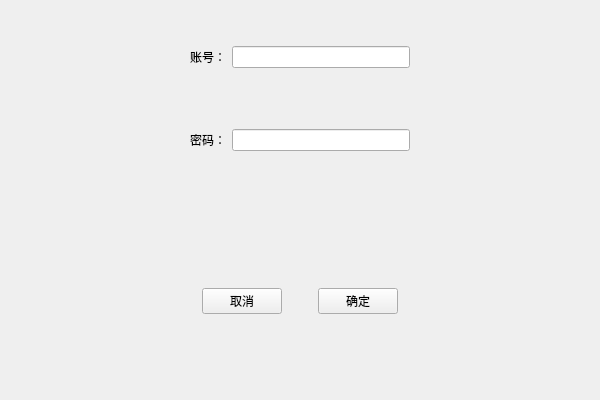
<?xml version="1.0" encoding="UTF-8"?>
<ui version="4.0">
 <class>Widget</class>
 <widget class="QWidget" name="Widget">
  <property name="geometry">
   <rect>
    <x>0</x>
    <y>0</y>
    <width>600</width>
    <height>400</height>
   </rect>
  </property>
  <property name="minimumSize">
   <size>
    <width>600</width>
    <height>400</height>
   </size>
  </property>
  <property name="maximumSize">
   <size>
    <width>600</width>
    <height>400</height>
   </size>
  </property>
  <property name="cursor">
   <cursorShape>IBeamCursor</cursorShape>
  </property>
  <property name="windowTitle">
   <string>Widget</string>
  </property>
  <layout class="QVBoxLayout" name="verticalLayout">
   <property name="leftMargin">
    <number>0</number>
   </property>
   <property name="topMargin">
    <number>0</number>
   </property>
   <property name="rightMargin">
    <number>0</number>
   </property>
   <property name="bottomMargin">
    <number>0</number>
   </property>
   <item>
    <widget class="QWidget" name="widget_2" native="true">
     <layout class="QGridLayout" name="gridLayout">
      <item row="0" column="4">
       <spacer name="horizontalSpacer_6">
        <property name="orientation">
         <enum>Qt::Horizontal</enum>
        </property>
        <property name="sizeHint" stdset="0">
         <size>
          <width>40</width>
          <height>20</height>
         </size>
        </property>
       </spacer>
      </item>
      <item row="0" column="1">
       <widget class="QLabel" name="label">
        <property name="text">
         <string>账号：</string>
        </property>
       </widget>
      </item>
      <item row="0" column="3">
       <widget class="QLineEdit" name="PassWorld"/>
      </item>
      <item row="3" column="3">
       <widget class="QLineEdit" name="User">
        <property name="echoMode">
         <enum>QLineEdit::Password</enum>
        </property>
       </widget>
      </item>
      <item row="3" column="1">
       <widget class="QLabel" name="label_2">
        <property name="text">
         <string>密码：</string>
        </property>
       </widget>
      </item>
      <item row="1" column="3">
       <spacer name="verticalSpacer">
        <property name="orientation">
         <enum>Qt::Vertical</enum>
        </property>
        <property name="sizeType">
         <enum>QSizePolicy::Fixed</enum>
        </property>
        <property name="sizeHint" stdset="0">
         <size>
          <width>30</width>
          <height>20</height>
         </size>
        </property>
       </spacer>
      </item>
      <item row="0" column="0">
       <spacer name="horizontalSpacer_7">
        <property name="orientation">
         <enum>Qt::Horizontal</enum>
        </property>
        <property name="sizeHint" stdset="0">
         <size>
          <width>40</width>
          <height>20</height>
         </size>
        </property>
       </spacer>
      </item>
     </layout>
    </widget>
   </item>
   <item>
    <widget class="QWidget" name="widget" native="true">
     <layout class="QHBoxLayout" name="horizontalLayout">
      <item>
       <spacer name="horizontalSpacer_3">
        <property name="orientation">
         <enum>Qt::Horizontal</enum>
        </property>
        <property name="sizeHint" stdset="0">
         <size>
          <width>40</width>
          <height>20</height>
         </size>
        </property>
       </spacer>
      </item>
      <item>
       <widget class="QPushButton" name="pushButtonCancle">
        <property name="text">
         <string>取消</string>
        </property>
       </widget>
      </item>
      <item>
       <spacer name="horizontalSpacer_4">
        <property name="orientation">
         <enum>Qt::Horizontal</enum>
        </property>
        <property name="sizeType">
         <enum>QSizePolicy::Fixed</enum>
        </property>
        <property name="sizeHint" stdset="0">
         <size>
          <width>30</width>
          <height>20</height>
         </size>
        </property>
       </spacer>
      </item>
      <item>
       <widget class="QPushButton" name="pushButtonEnter">
        <property name="text">
         <string>确定</string>
        </property>
       </widget>
      </item>
      <item>
       <spacer name="horizontalSpacer_5">
        <property name="orientation">
         <enum>Qt::Horizontal</enum>
        </property>
        <property name="sizeHint" stdset="0">
         <size>
          <width>40</width>
          <height>20</height>
         </size>
        </property>
       </spacer>
      </item>
     </layout>
    </widget>
   </item>
  </layout>
 </widget>
 <layoutdefault spacing="6" margin="11"/>
 <resources/>
 <connections/>
</ui>
